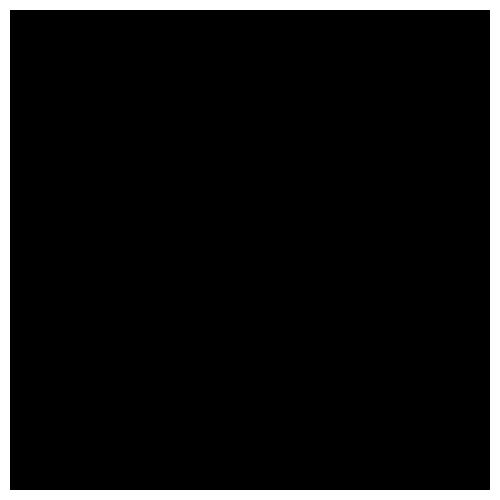

Rendered tile map (Tiled .tmx) drawn with the repository's tilesets; below, a short description and the full map source, tile grids included:
An orthogonal 50x50 tile map with 10x10 px tiles, 1 tile layer (map0).

<map version="1.0" tiledversion="1.0.2" orientation="orthogonal" renderorder="right-down" width="50" height="50" tilewidth="10" tileheight="10" nextobjectid="1">
 <tileset firstgid="1" name="Default" tilewidth="10" tileheight="10" tilecount="1" columns="1">
  <image source="wall.png" width="10" height="10" />
 </tileset>
 <layer name="map0" width="50" height="50">
  <data encoding="csv">
1,1,1,1,1,1,1,1,1,1,1,1,1,1,1,1,1,1,1,1,1,1,1,1,1,1,1,1,1,1,1,1,1,1,1,1,1,1,1,1,1,1,1,1,1,1,1,1,1,1,
1,0,0,0,0,0,0,0,0,0,0,0,0,0,0,0,0,0,0,0,0,0,0,0,0,0,0,0,0,0,0,0,0,0,0,0,0,0,0,0,0,0,0,0,0,0,0,0,0,1,
1,0,0,0,0,0,0,0,0,0,0,0,0,0,0,0,0,0,0,0,0,0,0,0,0,0,0,0,0,0,0,0,0,0,0,0,0,0,0,0,0,0,0,0,0,0,0,0,0,1,
1,0,0,0,0,0,0,0,0,0,0,0,0,0,0,0,0,0,0,0,0,0,0,0,0,0,0,0,0,0,0,0,0,0,0,0,0,0,0,0,0,0,0,0,0,0,0,0,0,1,
1,0,0,0,0,0,0,0,0,0,0,0,0,0,0,0,0,0,0,0,0,0,0,0,0,0,0,0,0,0,0,0,0,0,0,0,0,0,0,0,0,0,0,0,0,0,0,0,0,1,
1,0,0,0,0,0,0,0,0,0,0,0,0,0,0,0,0,0,0,0,0,0,0,0,0,0,0,0,0,0,0,0,0,0,0,0,0,0,0,0,0,0,0,0,0,0,0,0,0,1,
1,0,0,0,0,0,0,0,0,0,0,0,0,0,0,0,0,0,0,0,0,0,0,0,0,0,0,0,0,0,0,0,0,0,0,0,0,0,0,0,0,0,0,0,0,0,0,0,0,1,
1,0,0,0,0,0,0,0,0,0,0,0,0,0,0,0,0,0,0,0,0,0,0,0,0,0,0,0,0,0,0,0,0,0,0,0,0,0,0,0,0,0,0,0,0,0,0,0,0,1,
1,0,0,0,0,0,0,0,0,0,0,0,0,0,0,0,0,0,0,0,0,0,0,0,0,0,0,0,0,0,0,0,0,0,0,0,0,0,0,0,0,0,0,0,0,0,0,0,0,1,
1,0,0,0,0,0,0,0,0,0,0,0,0,0,0,0,0,0,0,0,0,0,0,0,0,0,0,0,0,0,0,0,0,0,0,0,0,0,0,0,0,0,0,0,0,0,0,0,0,1,
1,0,0,0,0,0,0,0,0,0,0,0,0,0,0,0,0,0,0,0,0,0,0,0,0,0,0,0,0,0,0,0,0,0,0,0,0,0,0,0,0,0,0,0,0,0,0,0,0,1,
1,0,0,0,0,0,0,0,0,0,0,0,0,0,0,0,0,0,0,0,0,0,0,0,0,0,0,0,0,0,0,0,0,0,0,0,0,0,0,0,0,0,0,0,0,0,0,0,0,1,
1,0,0,0,0,0,0,0,0,0,0,0,0,0,0,0,0,0,0,0,0,0,0,0,0,0,0,0,0,0,0,0,0,0,0,0,0,0,0,0,0,0,0,0,0,0,0,0,0,1,
1,0,0,0,0,0,0,0,0,0,0,0,0,0,0,0,0,0,0,0,0,0,0,0,0,0,0,0,0,0,0,0,0,0,0,0,0,0,0,0,0,0,0,0,0,0,0,0,0,1,
1,0,0,0,0,0,0,0,0,0,0,0,0,0,0,0,0,0,0,0,0,0,0,0,0,0,0,0,0,0,0,0,0,0,0,0,0,0,0,0,0,0,0,0,0,0,0,0,0,1,
1,0,0,0,0,0,0,0,0,0,0,0,0,0,0,0,0,0,0,0,0,0,0,0,0,0,0,0,0,0,0,0,0,0,0,0,0,0,0,0,0,0,0,0,0,0,0,0,0,1,
1,0,0,0,0,0,0,0,0,0,0,0,0,0,0,0,0,0,0,0,0,0,0,0,0,0,0,0,0,0,0,0,0,0,0,0,0,0,0,0,0,0,0,0,0,0,0,0,0,1,
1,0,0,0,0,0,0,0,0,0,0,0,0,0,0,0,0,0,0,0,0,0,0,0,0,0,0,0,0,0,0,0,0,0,0,0,0,0,0,0,0,0,0,0,0,0,0,0,0,1,
1,0,0,0,0,0,0,0,0,0,0,0,0,0,0,0,0,0,0,0,0,0,0,0,0,0,0,0,0,0,0,0,0,0,0,0,0,0,0,0,0,0,0,0,0,0,0,0,0,1,
1,0,0,0,0,0,0,0,0,0,0,0,0,0,0,0,0,0,0,0,0,0,0,0,0,0,0,0,0,0,0,0,0,0,0,0,0,0,0,0,0,0,0,0,0,0,0,0,0,1,
1,0,0,0,0,0,0,0,0,0,0,0,0,0,0,0,0,0,0,0,0,0,0,0,0,0,0,0,0,0,0,0,0,0,0,0,0,0,0,0,0,0,0,0,0,0,0,0,0,1,
1,0,0,0,0,0,0,0,0,0,0,0,0,0,0,0,0,0,0,0,0,0,0,0,0,0,0,0,0,0,0,0,0,0,0,0,0,0,0,0,0,0,0,0,0,0,0,0,0,1,
1,0,0,0,0,0,0,0,0,0,0,0,0,0,0,0,0,0,0,0,0,0,0,0,0,0,0,0,0,0,0,0,0,0,0,0,0,0,0,0,0,0,0,0,0,0,0,0,0,1,
1,0,0,0,0,0,0,0,0,0,0,0,0,0,0,0,0,0,0,0,0,0,0,0,0,0,0,0,0,0,0,0,0,0,0,0,0,0,0,0,0,0,0,0,0,0,0,0,0,1,
1,0,0,0,0,0,0,0,0,0,0,0,0,0,0,0,0,0,0,0,0,0,0,0,0,0,0,0,0,0,0,0,0,0,0,0,0,0,0,0,0,0,0,0,0,0,0,0,0,1,
1,0,0,0,0,0,0,0,0,0,0,0,0,0,0,0,0,0,0,0,0,0,0,0,0,0,0,0,0,0,0,0,0,0,0,0,0,0,0,0,0,0,0,0,0,0,0,0,0,1,
1,0,0,0,0,0,0,0,0,0,0,0,0,0,0,0,0,0,0,0,0,0,0,0,0,0,0,0,0,0,0,0,0,0,0,0,0,0,0,0,0,0,0,0,0,0,0,0,0,1,
1,0,0,0,0,0,0,0,0,0,0,0,0,0,0,0,0,0,0,0,0,0,0,0,0,0,0,0,0,0,0,0,0,0,0,0,0,0,0,0,0,0,0,0,0,0,0,0,0,1,
1,0,0,0,0,0,0,0,0,0,0,0,0,0,0,0,0,0,0,0,0,0,0,0,0,0,0,0,0,0,0,0,0,0,0,0,0,0,0,0,0,0,0,0,0,0,0,0,0,1,
1,0,0,0,0,0,0,0,0,0,0,0,0,0,0,0,0,0,0,0,0,0,0,0,0,0,0,0,0,0,0,0,0,0,0,0,0,0,0,0,0,0,0,0,0,0,0,0,0,1,
1,0,0,0,0,0,0,0,0,0,0,0,0,0,0,0,0,0,0,0,0,0,0,0,0,0,0,0,0,0,0,0,0,0,0,0,0,0,0,0,0,0,0,0,0,0,0,0,0,1,
1,0,0,0,0,0,0,0,0,0,0,0,0,0,0,0,0,0,0,0,0,0,0,0,0,0,0,0,0,0,0,0,0,0,0,0,0,0,0,0,0,0,0,0,0,0,0,0,0,1,
1,0,0,0,0,0,0,0,0,0,0,0,0,0,0,0,0,0,0,0,0,0,0,0,0,0,0,0,0,0,0,0,0,0,0,0,0,0,0,0,0,0,0,0,0,0,0,0,0,1,
1,0,0,0,0,0,0,0,0,0,0,0,0,0,0,0,0,0,0,0,0,0,0,0,0,0,0,0,0,0,0,0,0,0,0,0,0,0,0,0,0,0,0,0,0,0,0,0,0,1,
1,0,0,0,0,0,0,0,0,0,0,0,0,0,0,0,0,0,0,0,0,0,0,0,0,0,0,0,0,0,0,0,0,0,0,0,0,0,0,0,0,0,0,0,0,0,0,0,0,1,
1,0,0,0,0,0,0,0,0,0,0,0,0,0,0,0,0,0,0,0,0,0,0,0,0,0,0,0,0,0,0,0,0,0,0,0,0,0,0,0,0,0,0,0,0,0,0,0,0,1,
1,0,0,0,0,0,0,0,0,0,0,0,0,0,0,0,0,0,0,0,0,0,0,0,0,0,0,0,0,0,0,0,0,0,0,0,0,0,0,0,0,0,0,0,0,0,0,0,0,1,
1,0,0,0,0,0,0,0,0,0,0,0,0,0,0,0,0,0,0,0,0,0,0,0,0,0,0,0,0,0,0,0,0,0,0,0,0,0,0,0,0,0,0,0,0,0,0,0,0,1,
1,0,0,0,0,0,0,0,0,0,0,0,0,0,0,0,0,0,0,0,0,0,0,0,0,0,0,0,0,0,0,0,0,0,0,0,0,0,0,0,0,0,0,0,0,0,0,0,0,1,
1,0,0,0,0,0,0,0,0,0,0,0,0,0,0,0,0,0,0,0,0,0,0,0,0,0,0,0,0,0,0,0,0,0,0,0,0,0,0,0,0,0,0,0,0,0,0,0,0,1,
1,0,0,0,0,0,0,0,0,0,0,0,0,0,0,0,0,0,0,0,0,0,0,0,0,0,0,0,0,0,0,0,0,0,0,0,0,0,0,0,0,0,0,0,0,0,0,0,0,1,
1,0,0,0,0,0,0,0,0,0,0,0,0,0,0,0,0,0,0,0,0,0,0,0,0,0,0,0,0,0,0,0,0,0,0,0,0,0,0,0,0,0,0,0,0,0,0,0,0,1,
1,0,0,0,0,0,0,0,0,0,0,0,0,0,0,0,0,0,0,0,0,0,0,0,0,0,0,0,0,0,0,0,0,0,0,0,0,0,0,0,0,0,0,0,0,0,0,0,0,1,
1,0,0,0,0,0,0,0,0,0,0,0,0,0,0,0,0,0,0,0,0,0,0,0,0,0,0,0,0,0,0,0,0,0,0,0,0,0,0,0,0,0,0,0,0,0,0,0,0,1,
1,0,0,0,0,0,0,0,0,0,0,0,0,0,0,0,0,0,0,0,0,0,0,0,0,0,0,0,0,0,0,0,0,0,0,0,0,0,0,0,0,0,0,0,0,0,0,0,0,1,
1,0,0,0,0,0,0,0,0,0,0,0,0,0,0,0,0,0,0,0,0,0,0,0,0,0,0,0,0,0,0,0,0,0,0,0,0,0,0,0,0,0,0,0,0,0,0,0,0,1,
1,0,0,0,0,0,0,0,0,0,0,0,0,0,0,0,0,0,0,0,0,0,0,0,0,0,0,0,0,0,0,0,0,0,0,0,0,0,0,0,0,0,0,0,0,0,0,0,0,1,
1,0,0,0,0,0,0,0,0,0,0,0,0,0,0,0,0,0,0,0,0,0,0,0,0,0,0,0,0,0,0,0,0,0,0,0,0,0,0,0,0,0,0,0,0,0,0,0,0,1,
1,0,0,0,0,0,0,0,0,0,0,0,0,0,0,0,0,0,0,0,0,0,0,0,0,0,0,0,0,0,0,0,0,0,0,0,0,0,0,0,0,0,0,0,0,0,0,0,0,1,
1,1,1,1,1,1,1,1,1,1,1,1,1,1,1,1,1,1,1,1,1,1,1,1,1,1,1,1,1,1,1,1,1,1,1,1,1,1,1,1,1,1,1,1,1,1,1,1,1,1
</data>
 </layer>
</map>
